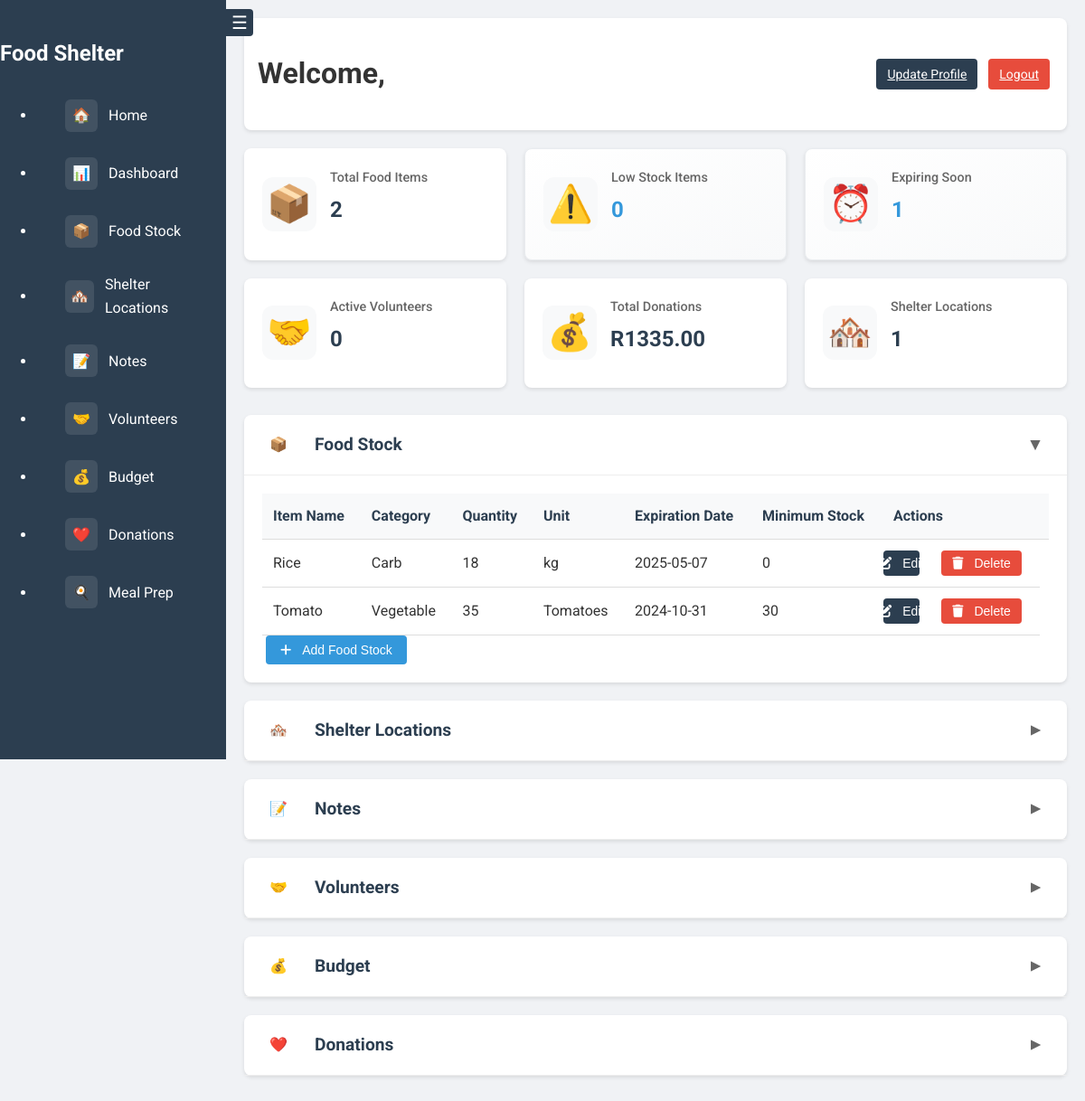
The page /dashboard (signed in) on the database its author committed.
### app.py (models this page shows)
class FoodStock(db.Model):
    id = db.Column(db.Integer, primary_key=True)
    item_name = db.Column(db.String(100), nullable=False)
    quantity = db.Column(db.Integer, nullable=False)
    category = db.Column(db.String(50), nullable=False)
    expiration_date = db.Column(db.Date, nullable=True)
    minimum_stock = db.Column(db.Integer, default=0)
    unit = db.Column(db.String(20), nullable=False)
    user_id = db.Column(db.Integer, db.ForeignKey('user.id'), nullable=False)

### app.py (the view)
@app.route('/dashboard')
@login_required
def dashboard():
    food_stock = FoodStock.query.filter_by(user_id=current_user.id).order_by(FoodStock.category, FoodStock.item_name).all()
    shelter_locations = ShelterLocation.query.filter_by(user_id=current_user.id).all()
    notes = Note.query.filter_by(user_id=current_user.id).all()
    budget_entries = Budget.query.filter_by(user_id=current_user.id).all()
    volunteers = Volunteer.query.filter_by(user_id=current_user.id).all()
    donations = Donation.query.filter_by(user_id=current_user.id).all()
    low_stock_count = FoodStock.query.filter(
        FoodStock.user_id == current_user.id,
        FoodStock.quantity <= FoodStock.minimum_stock
    ).count()
    expiring_soon_count = FoodStock.query.filter(
        FoodStock.user_id == current_user.id,
        FoodStock.expiration_date.isnot(None),
        FoodStock.expiration_date <= datetime.now().date() + timedelta(days=7)
    ).count()
    total_donations = sum(donation.amount for donation in donations)
    return render_template('dashboard.html',
                           food_stock=food_stock,
                           shelter_locations=shelter_locations,
                           notes=notes,
                           budget_entries=budget_entries,
                           volunteers=volunteers,
                           donations=donations,
                           low_stock_count=low_stock_count,
                           expiring_soon_count=expiring_soon_count,
                           total_donations="R{:.2f}".format(total_donations))

### app.py (called while the page is built)
@login_manager.user_loader
def load_user(user_id):
    return db.session.get(User, int(user_id))

### templates/dashboard.html (shortened to what this page needs)
<!DOCTYPE html>
<html lang="en">
<head>
    <link rel="stylesheet" href="{{ url_for('static', filename='css/style.css') }}">
</head>
<body class="dashboard-body">
    <nav class="sidebar">
        <button id="sidebarToggle" class="sidebar-toggle">
            <span class="toggle-icon">☰</span>
        </button>
        <div class="sidebar-header">
            <h2>Food Shelter</h2>
        </div>
        <ul class="sidebar-menu">
            <li><a href="{{ url_for('home') }}" class="nav-link"><span class="nav-icon">🏠</span>Home</a></li>
            <li><a href="{{ url_for('dashboard') }}" class="nav-link"><span class="nav-icon">📊</span>Dashboard</a></li>
            <li><a href="#food-stock" class="nav-link"><span class="nav-icon">📦</span>Food Stock</a></li>
            <li><a href="#shelter-locations" class="nav-link"><span class="nav-icon">🏘️</span>Shelter Locations</a></li>
            <li><a href="#notes" class="nav-link"><span class="nav-icon">📝</span>Notes</a></li>
            <li><a href="#volunteers" class="nav-link"><span class="nav-icon">🤝</span>Volunteers</a></li>
            <li><a href="#budget" class="nav-link"><span class="nav-icon">💰</span>Budget</a></li>
            <li><a href="#donations" class="nav-link"><span class="nav-icon">❤️</span>Donations</a></li>
            <li><a href="{{ url_for('meal_prep') }}" class="nav-link"><span class="nav-icon">🍳</span>Meal Prep</a></li>
        </ul>
    </nav>
    <main class="dashboard-content">
        <header class="dashboard-top-bar">
            <h1>Welcome, {{ current_user.username }}</h1>
            <div class="user-actions">
                <a href="{{ url_for('update_profile') }}" class="dashboard-btn dashboard-btn-edit">Update Profile</a>
                <a href="{{ url_for('logout') }}" class="dashboard-btn dashboard-btn-delete">Logout</a>
            </div>
        </header>
        <div class="dashboard-summary">
            <div class="summary-card static">
                <div class="summary-icon">📦</div>
                <div class="summary-info">
                    <h3>Total Food Items</h3>
                    <p class="summary-number">{{ food_stock|length }}</p>
                </div>
            </div>
            <a href="{{ url_for('low_stock') }}" class="summary-card-link">
                <div class="summary-card clickable">
                    <div class="summary-icon">⚠️</div>
                    <div class="summary-info">
                        <h3>Low Stock Items</h3>
                        <p class="summary-number">{{ low_stock_count }}</p>
                    </div>
                </div>
            </a>
            <a href="{{ url_for('expiring_soon') }}" class="summary-card-link">
                <div class="summary-card clickable">
                    <div class="summary-icon">⏰</div>
                    <div class="summary-info">
                        <h3>Expiring Soon</h3>
                        <p class="summary-number">{{ expiring_soon_count }}</p>
                    </div>
                </div>
            </a>
            <div class="summary-card static">
                <div class="summary-icon">🤝</div>
                <div class="summary-info">
                    <h3>Active Volunteers</h3>
                    <p class="summary-number">{{ volunteers|length }}</p>
                </div>
            </div>
            <div class="summary-card static">
                <div class="summary-icon">💰</div>
                <div class="summary-info">
                    <h3>Total Donations</h3>
                    <p class="summary-number">{{ total_donations }}</p>
                </div>
            </div>
            <div class="summary-card static">
                <div class="summary-icon">🏘️</div>
                <div class="summary-info">
                    <h3>Shelter Locations</h3>
                    <p class="summary-number">{{ shelter_locations|length }}</p>
                </div>
            </div>
        </div>
        <section id="food-stock" class="dashboard-section">
            <div class="section-header">
                <h2><span class="nav-icon">📦</span>Food Stock</h2>
                <button class="toggle-btn">▼</button>
            </div>
            <div class="section-content">
                <div class="table-container">
                    <table class="dashboard-table">
                        <thead>
                            <tr>
                                <th>Item Name</th>
                                <th>Category</th>
                                <th>Quantity</th>
                                <th>Unit</th>
                                <th>Expiration Date</th>
                                <th>Minimum Stock</th>
                                <th>Actions</th>
                            </tr>
                        </thead>
                        <tbody>
                            {% for item in food_stock %}
                            <tr data-item-id="{{ item.id }}">
                                <td data-field="item_name">{{ item.item_name }}</td>
                                <td data-field="category">{{ item.category }}</td>
                                <td data-field="quantity">{{ item.quantity }}</td>
                                <td data-field="unit">{{ item.unit }}</td>
                                <td data-field="expiration_date" class="date-cell">{{ item.expiration_date.strftime('%Y-%m-%d') if item.expiration_date else 'N/A' }}</td>
                                <td data-field="minimum_stock">{{ item.minimum_stock }}</td>
                                <td class="action-buttons">
                                    <button class="dashboard-btn dashboard-btn-edit" data-item-id="{{ item.id }}">
                                        <i class="fas fa-edit"></i> Edit
                                    </button>
                                    <form action="{{ url_for('delete_food_stock', item_id=item.id) }}" method="POST" class="inline-form">
                                        <button type="submit" class="dashboard-btn dashboard-btn-delete">
                                            <i class="fas fa-trash"></i> Delete
                                        </button>
                                    </form>
                                </td>
                            </tr>
                            {% endfor %}
                        </tbody>
                    </table>
                </div>
                <button id="addFoodStockBtn" class="dashboard-btn dashboard-btn-add">
                    <i class="fas fa-plus"></i> Add Food Stock
                </button>
            </div>
        </section>
        <section id="shelter-locations" class="dashboard-section">
            <div class="section-header">
                <h2><span class="nav-icon">🏘️</span>Shelter Locations</h2>
                <button class="toggle-btn">▼</button>
            </div>
        </section>
        <section id="notes" class="dashboard-section">
            <div class="section-header">
                <h2><span class="nav-icon">📝</span>Notes</h2>
                <button class="toggle-btn">▼</button>
            </div>
        </section>
        <section id="volunteers" class="dashboard-section">
            <div class="section-header">
                <h2><span class="nav-icon">🤝</span>Volunteers</h2>
                <button class="toggle-btn">▼</button>
            </div>
        </section>
        <section id="budget" class="dashboard-section">
            <div class="section-header">
                <h2><span class="nav-icon">💰</span>Budget</h2>
                <button class="toggle-btn">▼</button>
            </div>
        </section>
        <section id="donations" class="dashboard-section">
            <div class="section-header">
                <h2><span class="nav-icon">❤️</span>Donations</h2>
                <button class="toggle-btn">▼</button>
            </div>
        </section>
    </main>
</body>
</html>

### static/css/style.css (style rules this page uses)
:root { --primary-color: #2c3e50; --secondary-color: #3498db; --background-color: #f4f4f4; --text-color: #333; --light-gray: #e0e0e0; --white: #ffffff; --sidebar-width: 250px; }
body { font-family: 'Roboto', sans-serif; line-height: 1.6; color: var(--text-color); background-color: var(--background-color); margin: 0; padding: 0; }
.dashboard-section { background: white; border-radius: 8px; margin-bottom: 20px; box-shadow: 0 2px 4px rgba(0,0,0,0.1); }
.section-header { display: flex; justify-content: space-between; align-items: center; padding: 15px 20px; border-bottom: 1px solid #eee; cursor: pointer; transition: background-color 0.3s ease; }
.section-header h2 { margin: 0; display: flex; align-items: center; gap: 10px; font-size: 1.2rem; color: #2c3e50; }
.toggle-btn { background: none; border: none; font-size: 1.2rem; cursor: pointer; transition: transform 0.3s ease; padding: 5px; color: #666; width: 30px; height: 30px; display: flex; align-items: center; justify-content: center; }
.toggle-btn.collapsed { transform: rotate(-90deg); }
.section-content { padding: 20px; display: none; transition: all 0.3s ease-out; }
.section-content.expanded { display: block; }
form { display: flex; flex-direction: column; }
.dashboard-body { display: flex; background-color: #f0f2f5; }
.sidebar { width: 250px; background-color: var(--primary-color); height: 100vh; position: fixed; left: 0; top: 0; color: white; padding: 20px 0; transition: transform 0.3s ease-in-out; z-index: 1000; }
.sidebar-toggle { position: absolute; right: -30px; top: 10px; background: var(--primary-color); border: none; color: white; width: 30px; height: 30px; border-radius: 0 4px 4px 0; cursor: pointer; display: flex; align-items: center; justify-content: center; font-size: 20px; transition: background-color 0.3s ease; }
.dashboard-content { margin-left: 250px; padding: 20px; width: calc(100% - 250px); transition: margin-left 0.3s ease-in-out, width 0.3s ease-in-out; }
.dashboard-top-bar { display: flex; justify-content: space-between; align-items: center; margin-bottom: 20px; background-color: white; padding: 15px; border-radius: 8px; box-shadow: 0 2px 4px rgba(0, 0, 0, 0.1); }
.dashboard-summary { display: grid; grid-template-columns: repeat(auto-fit, minmax(250px, 1fr)); gap: 20px; margin-bottom: 30px; }
.summary-card { background: white; border-radius: 8px; padding: 20px; display: flex; align-items: center; gap: 15px; box-shadow: 0 2px 4px rgba(0,0,0,0.1); transition: all 0.3s ease; }
.summary-card.clickable { background: linear-gradient(to right bottom, #ffffff, #f8f9fa); border: 1px solid #e9ecef; cursor: pointer; position: relative; overflow: hidden; }
.summary-card-link { text-decoration: none; color: inherit; display: block; }
.summary-info { flex: 1; position: relative; padding-bottom: 15px; }
.summary-card.clickable .summary-number { color: var(--secondary-color); }
.dashboard-table { width: 100%; border-collapse: collapse; }
.dashboard-table th, .dashboard-table td { padding: 12px; text-align: left; border-bottom: 1px solid #ddd; }
.dashboard-table th { background-color: #f8f9fa; font-weight: bold; color: var(--primary-color); }
.dashboard-btn { display: inline-flex; align-items: center; justify-content: center; padding: 8px 16px; border: none; border-radius: 4px; cursor: pointer; transition: all 0.3s ease; font-size: 14px; margin: 0 4px; min-width: 40px; }
.dashboard-btn i { margin-right: 6px; }
.dashboard-btn-add { background-color: var(--secondary-color); color: white; }
.dashboard-btn-edit { background-color: var(--primary-color); color: white; padding: 6px 12px; }
.dashboard-btn-delete { background-color: #e74c3c; color: white; padding: 6px 12px; }
.inline-form { display: inline-block; margin: 0 4px; }
.sidebar-menu .nav-link { display: flex; align-items: center; padding: 12px 20px; color: white; text-decoration: none; transition: all 0.3s ease; border-radius: 6px; margin: 4px 12px; }
.nav-icon { display: flex; align-items: center; justify-content: center; width: 24px; height: 24px; margin-right: 12px; font-size: 16px; background: rgba(255, 255, 255, 0.1); border-radius: 6px; padding: 6px; transition: all 0.3s ease; }
.table-container { -webkit-overflow-scrolling: touch; position: relative; }
.table-container::after { content: '→'; position: absolute; right: 10px; top: 50%; transform: translateY(-50%); color: #666; animation: bounce 1s infinite; display: none; }

### rows shown on the page
FoodStock: item_name "Rice", category "Carb", quantity "18", unit "kg", expiration_date "2025-05-07", minimum_stock "0"
FoodStock: item_name "Tomato", category "Vegetable", quantity "35", unit "Tomatoes", expiration_date "2024-10-31", minimum_stock "30"

### other values the page prints
{{ food_stock|length }} "2"
{{ low_stock_count }} "0"
{{ expiring_soon_count }} "1"
{{ volunteers|length }} "0"
{{ total_donations }} "R1335.00"
{{ shelter_locations|length }} "1"
